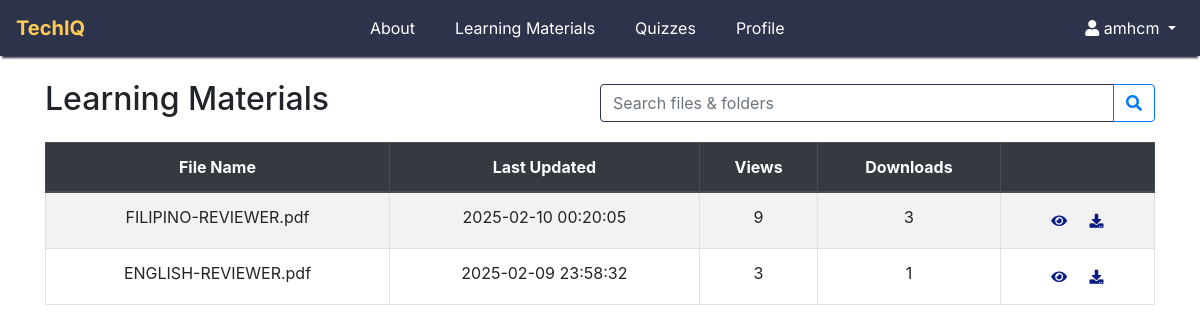
Screenshot of /learningmaterials.php (signed in) with the database file from the repository.
### tables this page shows
CREATE TABLE `learningmaterials` (
  `ID` int(11) NOT NULL,
  `subjectCode` varchar(100) NOT NULL,
  `moduleName` varchar(100) NOT NULL,
  `fileName` varchar(255) NOT NULL,
  `attachment` blob NOT NULL,
  `views` int(11) DEFAULT NULL,
  `downloads` int(11) DEFAULT NULL,
  `dateAdded` datetime NOT NULL
);

### user_backend/materials.php (called while the page is built, shortened)
<?php
    $query = "SELECT * FROM learningMaterials ORDER BY dateAdded DESC";
    $stmt = $pdo->prepare($query);
    $stmt->execute();
    $learningMaterials = $stmt->fetchAll(PDO::FETCH_ASSOC);
?>

### learningmaterials.php (the view, shortened to what this page needs)
<?php
    require 'config/connection.php';
    require 'user_backend/materials.php';
?>
<!doctype html>
<html lang="en">
  <head>
    <link rel="stylesheet" href="./css/styles.css">
  </head>
  <body class="dashboardPage">
    <?php include 'user_backend/navbar.php';?>
    <section class="dashboard container mt-4">
      <div class="d-flex justify-content-between align-items-center mb-3">
        <h2>Learning Materials</h2>
        <div class="input-group w-50">
          <input type="text" class="form-control" placeholder="Search files & folders">
          <div class="input-group-append">
            <button class="btn btn-outline-primary" type="button">
              <i class="fa fa-search"></i>
            </button>
          </div>
        </div>
      </div>
      <div class="table-responsive" style="max-height: 400px; overflow-y: auto;">
          <table class="table table-striped table-bordered">
              <thead class="thead-dark">
                  <tr>
                      <th>File Name</th>
                      <th>Last Updated</th>
                      <th>Views</th>
                      <th>Downloads</th>
                      <th></th>
                  </tr>
              </thead>
              <tbody>
                  <?php foreach ($learningMaterials as $material): ?>
                      <tr>
                          <td><?= htmlspecialchars($material['fileName']) ?></td>
                          <td><?= htmlspecialchars($material['dateAdded']) ?></td>
                          <td><?= htmlspecialchars($material['views']) ?></td>
                          <td><?= htmlspecialchars($material['downloads']) ?></td>
                          <td>
                              <a href="learningMaterials.php?viewFileID=<?= urlencode($material['fileName']) ?>"
                                class="btn btn-sm view-btn"
                                data-id="<?= $material['ID'] ?>"
                                data-file="<?= urlencode($material['fileName']) ?>"
                                target="_blank">
                                    <i class="fa fa-eye"></i>
                              </a>
                              <a href="learningMaterials.php?fileName=<?= urlencode($material['fileName']) ?>"
                                class="btn btn-sm download-btn"
                                data-id="<?= htmlspecialchars($material['fileName']) ?>">
                                    <i class="fa fa-download"></i>
                              </a>
                          </td>
                      </tr>
                  <?php endforeach; ?>
              </tbody>
          </table>
      </div>
    </section>
  </body>
</html>

### css/styles.css (style rules this page uses)
:root { --navbar-bg: rgba(45,51,74,255); --navbar-txt: white !important; --border-1: #3f455b; --border-2: #ffcb56; --font-inter: "Inter", serif; --form-header: #152039 !important; --hover-yellow : rgb(250, 170, 20); }
.form-control { border-color: var(--navbar-bg); }
.dashboard { width: 100%; text-align: center; position: relative; }
.view-btn i, .download-btn i, .star-btn i, .bookmark-btn i { color: #081a83; }

### rows the page displays
learningmaterials: fileName "FILIPINO-REVIEWER.pdf", dateAdded "2025-02-10 00:20:05", views "9", downloads "3"
learningmaterials: fileName "ENGLISH-REVIEWER.pdf", dateAdded "2025-02-09 23:58:32", views "3", downloads "1"

### other values shown
$_SESSION['username'] "amhcm"
